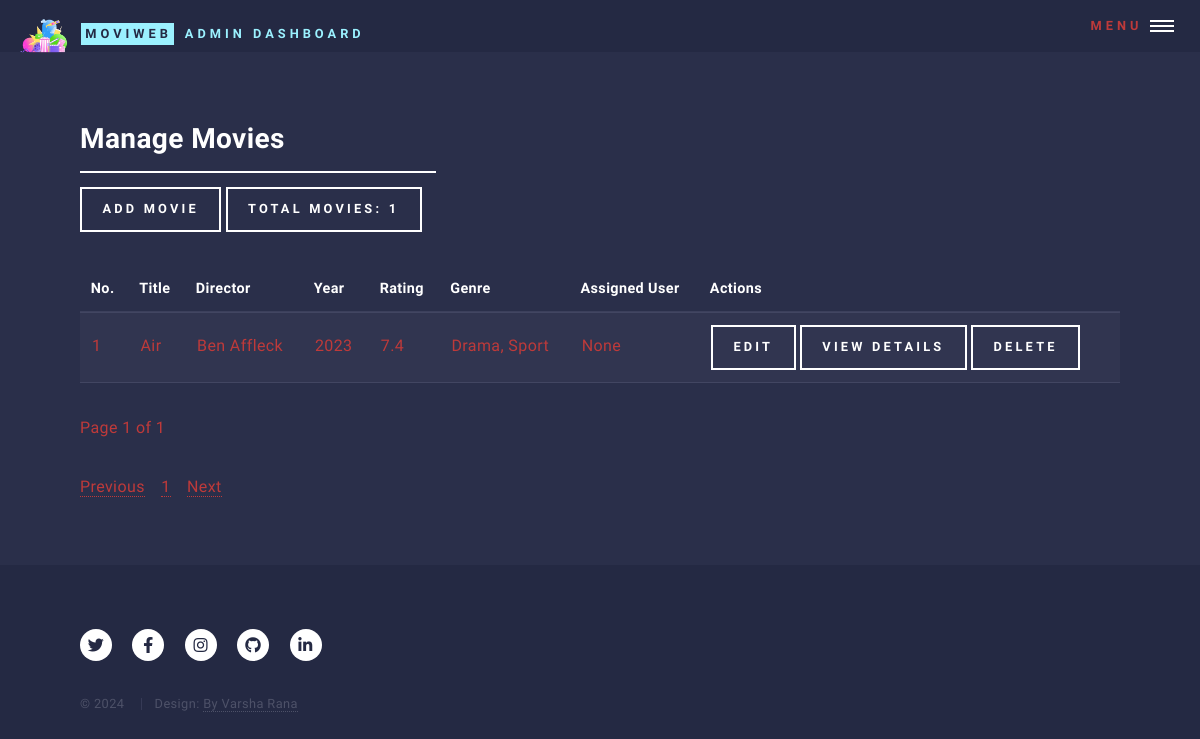
The app's page /admin/manage_movies (signed in) with its own data.
### models.py (models this page shows)
class Movie(db.Model):
    __tablename__ = 'movie'
    id = db.Column(db.Integer, primary_key=True)
    title = db.Column(db.String(100), nullable=False)
    year = db.Column(db.Integer, nullable=False)
    rating = db.Column(db.Float, nullable=False)
    poster = db.Column(db.String(255))  # Optional field to store movie posters
    plot = db.Column(db.Text)  # Optional field to store the plot
    imdbID = db.Column(db.String(255), nullable=True)  # IMDb ID or link
    trailer = db.Column(db.String(255), nullable=True)  # New field to store YouTube trailer URL
    user_id = db.Column(db.Integer, db.ForeignKey('user.id'))
    admin_id = db.Column(db.Integer, db.ForeignKey('admin.id'))
    director_id = db.Column(db.Integer, db.ForeignKey('director.id'), nullable=False)  # Foreign key to Director
    genres = db.relationship('Genre', secondary=movie_genre, backref='movies')
    favorites = db.relationship('Favorite', back_populates='movie', lazy=True)  # Add this line

class Director(db.Model):
    __tablename__ = 'director'
    id = db.Column(db.Integer, primary_key=True)
    name = db.Column(db.String(100), nullable=False, unique=True)
    movies = db.relationship('Movie', backref='director', lazy=True)

class Genre(db.Model):
    __tablename__ = 'genre'
    id = db.Column(db.Integer, primary_key=True)
    name = db.Column(db.String(50), unique=True, nullable=False)

### controllers/admin_controllers/admin_controller_for_manage_movies.py (the view)
def manage_movies():
    if not admin_logged_in():
        return handle_not_logged_in()
    admin = admin_logged_in()
    if admin is None:
        return handle_invalid_admin()  # Handle case where admin is not logged in
    num_movies = Movie.query.filter_by(admin_id=admin.id).count()
    total_num_movies = Movie.query.count()
    page = request.args.get('page', 1, type=int)
    per_page = 5
    movies = Movie.query.filter_by(admin_id=admin.id).paginate(page=page, per_page=per_page)
    if request.headers.get('X-Requested-With') == 'XMLHttpRequest':
        return render_template('partials/manage_movies_content.html',
                               num_movies=num_movies,
                               movies=movies,
                               admin=admin)
    return render_template('manage_movies.html',
                           num_movies=num_movies,
                           movies=movies,
                           admin=admin,
                           total_num_movies=total_num_movies
                           )

### controllers/common_fun.py (called while the page is built)
def admin_logged_in():
    admin_id = session.get('admin_id')
    if admin_id:
        return Admin.query.get(admin_id)  # This should return the Admin object or None
    return None

### templates/admin/manage_movies.html (shortened to what this page needs)
<!DOCTYPE HTML>
<html>
<head>
    <link rel="stylesheet" href="../../static/css/main.css"/>
</head>
<body class="is-preload">
<div id="wrapper">
    <header id="header" class="alt">
        {% include 'partials/admin_header.html' %}
    </header>
    <div id="main">
        <section id="movies">
            <div class="inner">
                <header class="major">
                    <h2>Manage Movies</h2>
                    <a href="{{ url_for('admin_bp.add_movie') }}" class="button">Add Movie</a>
                    <label class="button">Total Movies: {{ num_movies }}</label>
                </header>
                {% include 'partials/manage_movies_content.html' %}
            </div>
        </section>
    </div>
    <footer id="footer">
        {% include 'partials/movie_web_app_footer.html' %}
    </footer>
</div>
</body>
</html>

### templates/partials/manage_movies_content.html (shortened to what this page needs)
<div id="movie-table-container">
    <table id="movie-table">
        <thead>
        <tr>
            <th>No.</th>
            <th>Title</th>
            <th>Director</th>
            <th>Year</th>
            <th>Rating</th>
            <th>Genre</th>
            <th>Assigned User</th>
            <th>Actions</th>
        </tr>
        </thead>
        <tbody>
        {% set start_no = (movies.page - 1) * movies.per_page + 1 %}
        {% for movie in movies.items %}
        <tr>
            <td>{{ start_no + loop.index0 }}</td>
            <td>{{ movie.title }}</td>
            <td>{{ movie.director.name }}</td>
            <td>{{ movie.year }}</td>
            <td>{{ movie.rating }}</td>
            <td>
                {% for genre in movie.genres %}
                {{ genre.name }}{% if not loop.last %}, {% endif %}
                {% endfor %}
            </td>
            <td>{{ movie.user.name if movie.user else 'None' }}</td>
            <td>
                <a href="{{ url_for('admin_bp.edit_movie', movie_id=movie.id) }}"
                   class="button">Edit</a>
                <a href="{{ url_for('admin_bp.view_movie_details', movie_id=movie.id) }}" class="button">
                    View Details
                </a>
                <form action="{{ url_for('admin_bp.delete_movie', movie_id=movie.id) }}" method="post" onsubmit="return confirmDeletion()"
                      style="display:inline;">
                    <input type="submit" value="Delete" class="button"/>
                </form>
            </td>
        </tr>
        {% endfor %}
        </tbody>
    </table>
    <p>Page {{ movies.page }} of {{ movies.pages }}</p>
</div>
<div id="pagination-container-movies">
    <nav aria-label="Page navigation">
        <ul class="pagination">
            {% if movies.has_prev %}
            <li class="page-item">
                <a class="page-link" href="{{ url_for('admin_bp.manage_movies', page=movies.prev_num) }}">Previous</a>
            </li>
            {% else %}
            <li class="page-item disabled">
                <a class="page-link" href="#">Previous</a>
            </li>
            {% endif %}
            {% for page_num in movies.iter_pages() %}
            {% if page_num %}
            <li class="page-item {% if page_num == movies.page %}active{% endif %}">
                <a class="page-link" href="{{ url_for('admin_bp.manage_movies', page=page_num) }}">{{ page_num }}</a>
            </li>
            {% else %}
            <li class="page-item disabled">
                <a class="page-link" href="#">...</a>
            </li>
            {% endif %}
            {% endfor %}
            {% if movies.has_next %}
            <li class="page-item">
                <a class="page-link" href="{{ url_for('admin_bp.manage_movies', page=movies.next_num) }}">Next</a>
            </li>
            {% else %}
            <li class="page-item disabled">
                <a class="page-link" href="#">Next</a>
            </li>
            {% endif %}
        </ul>
    </nav>
</div>

### records on screen
Movie: start_no+loop.index0 "1", title "Air", director.name "Ben Affleck", year "2023", rating "7.4", user "None"
Genre: name "Drama"
Genre: name "Sport"

### other values on screen
{{ num_movies }} "1"
{{ movies.page }} "1"
{{ movies.pages }} "1"
{{ page_num }} "1"
